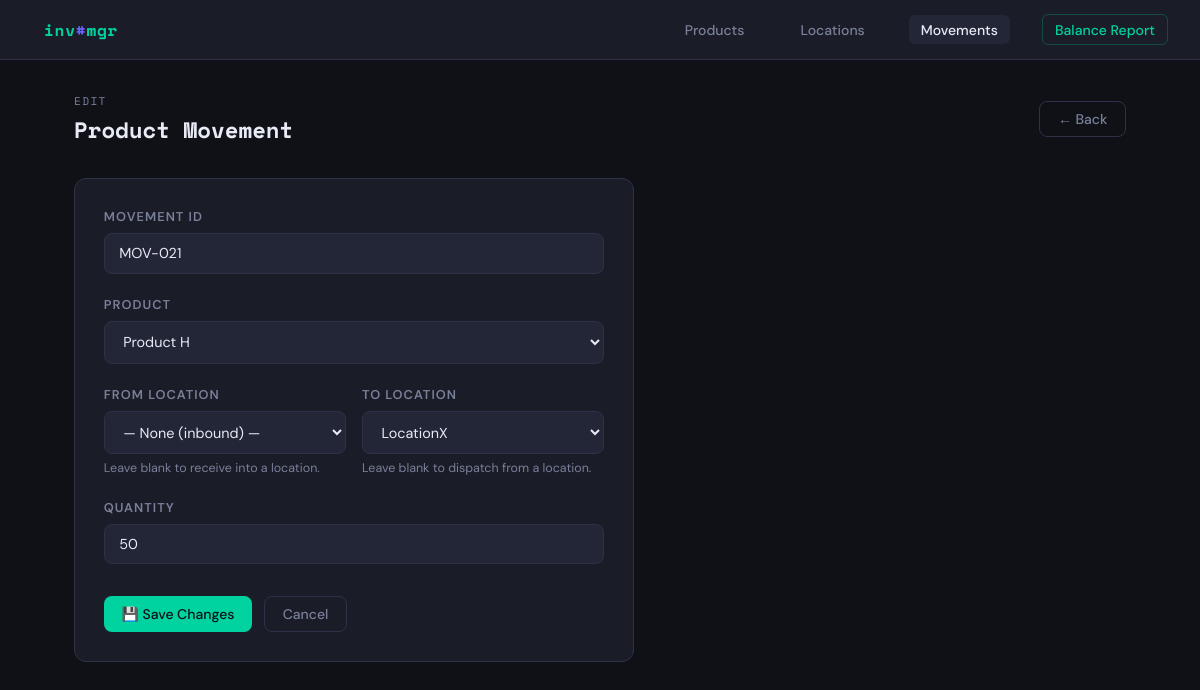
The page /movements/edit/MOV-021 on the database its author committed.
### app.py (models this page shows, shortened)
class ProductMovement(db.Model):
    movement_id   = db.Column(db.String(50), primary_key=True)
    timestamp     = db.Column(db.DateTime, default=datetime.utcnow)
    from_location = db.Column(db.String(50), db.ForeignKey('location.location_id'), nullable=True)
    to_location   = db.Column(db.String(50), db.ForeignKey('location.location_id'), nullable=True)
    product_id    = db.Column(db.String(50), db.ForeignKey('product.product_id'), nullable=False)
    qty           = db.Column(db.Integer, nullable=False)

class Product(db.Model):
    product_id = db.Column(db.String(50), primary_key=True)
    movements = db.relationship('ProductMovement', backref='product', lazy=True)

class Location(db.Model):
    location_id = db.Column(db.String(50), primary_key=True)

### app.py (the view, shortened to what this page needs)
@app.route('/movements/edit/<movement_id>', methods=['GET', 'POST'])
def edit_movement(movement_id):
    movement = ProductMovement.query.get_or_404(movement_id)
    products = Product.query.all()
    locs     = Location.query.all()
    return render_template('movement_form.html', action='Edit', movement=movement,
                           products=products, locations=locs)

### templates/movement_form.html (shortened to what this page needs)
{% extends 'base.html' %}
{% block content %}
<div class="page-header">
  <h1><span class="label">{{ action }}</span>Product Movement</h1>
  <a href="{{ url_for('movements') }}" class="btn btn-outline">← Back</a>
</div>
<div class="card form-card" style="padding:1.8rem">
  <form method="POST">
    <div class="form-group">
      <label for="movement_id">Movement ID</label>
      <input type="text" id="movement_id" name="movement_id"
             value="{{ movement.movement_id if movement else '' }}"
             placeholder="e.g. MOV-001"
             {% if action == 'Edit' %}readonly{% endif %}
             required />
    </div>
    <div class="form-group">
      <label for="product_id">Product</label>
      <select id="product_id" name="product_id" required>
        {% for p in products %}
        <option value="{{ p.product_id }}"
          {% if movement and movement.product_id == p.product_id %}selected{% endif %}>
          {{ p.product_id }}
        </option>
        {% endfor %}
      </select>
    </div>
    <div style="display:grid;grid-template-columns:1fr 1fr;gap:1rem">
      <div class="form-group">
        <label for="from_location">From Location</label>
        <select id="from_location" name="from_location">
          <option value="">— None (inbound) —</option>
        </select>
        <p class="form-hint">Leave blank to receive into a location.</p>
      </div>
      <div class="form-group">
        <label for="to_location">To Location</label>
        <select id="to_location" name="to_location">
          {% for l in locations %}
          <option value="{{ l.location_id }}"
            {% if movement and movement.to_location == l.location_id %}selected{% endif %}>
            {{ l.location_id }}
          </option>
          {% endfor %}
        </select>
        <p class="form-hint">Leave blank to dispatch from a location.</p>
      </div>
    </div>
    <div class="form-group">
      <label for="qty">Quantity</label>
      <input type="number" id="qty" name="qty" min="1"
             value="{{ movement.qty if movement else '' }}"
             placeholder="e.g. 25" required />
    </div>
    <div class="form-actions">
      <button type="submit" class="btn btn-success">{{ '💾 Save Changes' if action == 'Edit' else '+ Record Movement' }}</button>
      <a href="{{ url_for('movements') }}" class="btn btn-outline">Cancel</a>
    </div>
  </form>
</div>
{% endblock %}

### templates/base.html (style rules this page uses)
:root { --bg: #0f1117; --surface: #1a1d27; --surface2: #232636; --border: #2e3148; --accent: #6c63ff; --accent2: #00d2a0; --danger: #ff5c5c; --warning: #ffb547; --text: #e8eaf6; --muted: #7a7f9a; --mono: 'Space Mono', monospace; --sans: 'DM Sans', sans-serif; }
* { box-sizing: border-box; margin: 0; padding: 0; }
body { background: var(--bg); color: var(--text); font-family: var(--sans); min-height: 100vh; }
.page-header { display: flex; align-items: center; justify-content: space-between; margin-bottom: 2rem; }
.page-header h1 { font-family: var(--mono); font-size: 1.4rem; font-weight: 700; color: var(--text); }
.page-header h1 .label { display: block; font-size: 0.7rem; color: var(--muted); font-weight: 400; letter-spacing: 0.12em; text-transform: uppercase; margin-bottom: 4px; }
.btn { display: inline-flex; align-items: center; gap: 0.4rem; padding: 0.5rem 1.1rem; border-radius: 8px; border: none; font-family: var(--sans); font-size: 0.875rem; font-weight: 500; cursor: pointer; text-decoration: none; transition: all 0.15s; }
.btn-success { background: var(--accent2); color: #0f1117; }
.btn-outline { background: transparent; border: 1px solid var(--border); color: var(--muted); }
.card { background: var(--surface); border: 1px solid var(--border); border-radius: 12px; overflow: hidden; }
.form-card { max-width: 560px; }
.form-group { margin-bottom: 1.4rem; }
label { display: block; font-size: 0.8rem; font-weight: 600; color: var(--muted); text-transform: uppercase; letter-spacing: 0.08em; margin-bottom: 0.5rem; }
input[type="text"], input[type="number"], select { width: 100%; padding: 0.65rem 0.9rem; background: var(--surface2); border: 1px solid var(--border); border-radius: 8px; color: var(--text); font-family: var(--sans); font-size: 0.9rem; outline: none; transition: border-color 0.15s; }
select option { background: var(--surface2); }
.form-hint { font-size: 0.78rem; color: var(--muted); margin-top: 0.4rem; }
.form-actions { display: flex; gap: 0.75rem; margin-top: 2rem; }

### rows shown on the page
ProductMovement: movement_id "MOV-021", product_id "Product H", to_location "LocationX", qty "50"

### other values the page prints
{{ action }} "EDIT"
{{ '💾 Save Changes' if action == 'Edit' else '+ Record Movement' }} "💾 Save Changes"
